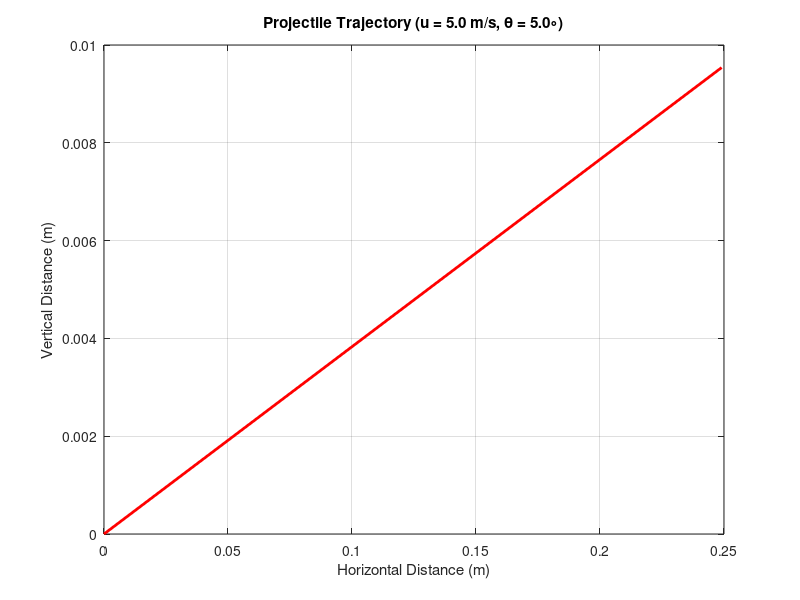
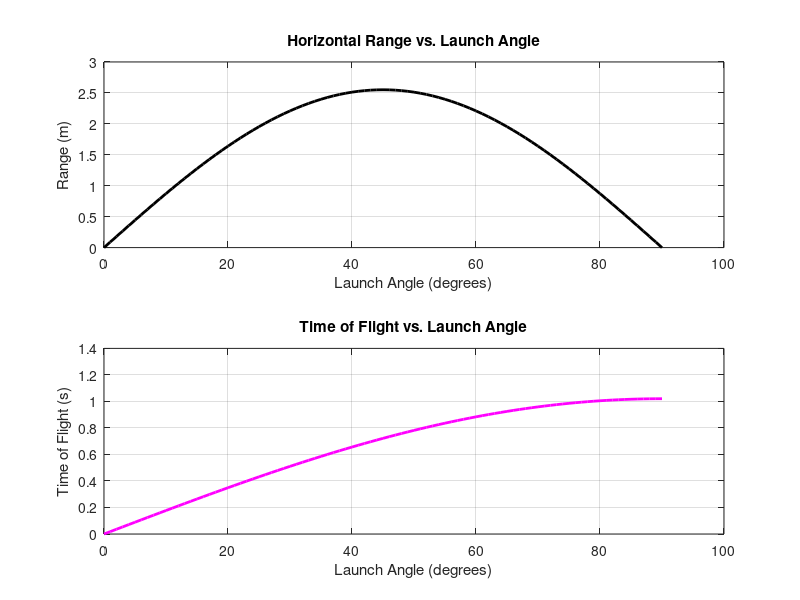

Recreate these plots in MATLAB, in order.
%% 8.4 Experiment 4: Projectile Motion and Optimization (Using a While Loop)
fprintf('--- 8.4 Experiment 4: Projectile Motion and Optimization ---\n');

% Task 2: Prompt user for initial velocity and launch angle
u = input('Enter initial velocity (u) in m/s: ');
theta_deg = input('Enter launch angle (theta) in degrees: ');
theta = theta_deg * (pi / 180); % Convert to radians
g = 9.8;

% Task 3 & 4: Simulate flight and output trajectory 
t_proj = 0;
dt_proj = 0.05;
x = 0;
y = 0;

x_traj = x;
y_traj = y;

fprintf('\nTrajectory Data:\n');
fprintf('Time (s) | X Position (m) | Y Position (m)\n');
fprintf('------------------------------------------\n');

% While loop until it hits the ground
while y >= 0
    % Print current step
    fprintf('%8.2f | %14.2f | %14.2f\n', t_proj, x, y);
    
    % Update time and positions based on kinematic equations
    t_proj = t_proj + dt_proj;
    x = u * cos(theta) * t_proj;
    y = u * sin(theta) * t_proj - 0.5 * g * t_proj^2;
    
    % Append to arrays for plotting if above ground
    if y >= 0
        x_traj(end+1) = x;
        y_traj(end+1) = y;
    end
end

figure('Name', 'Experiment 4: Projectile Trajectory');
plot(x_traj, y_traj, 'r-', 'LineWidth', 2);
title(sprintf('Projectile Trajectory (u = %.1f m/s, \\theta = %.1f\\circ)', u, theta_deg));
xlabel('Horizontal Distance (m)');
ylabel('Vertical Distance (m)');
grid on;

%% Optimization: Tasks 5, 6, 7
fprintf('\n--- Optimization Analysis (Tasks 5 & 6) ---\n');
angles_deg = 0:1:90;
ranges = zeros(size(angles_deg));
flight_times = zeros(size(angles_deg));

% Run simulation for various launch angles
for i = 1:length(angles_deg)
    ang_rad = angles_deg(i) * (pi / 180);
    
    % Analytical time of flight (when y = 0)
    t_end = (2 * u * sin(ang_rad)) / g;
    flight_times(i) = t_end;
    
    % Analytical max range
    ranges(i) = u * cos(ang_rad) * t_end;
end

% Task 5c: Identify max range
[max_R, idx_R] = max(ranges);
best_angle_R = angles_deg(idx_R);
fprintf('Max Range is %.2f m, achieved at a launch angle of %d degrees.\n', max_R, best_angle_R);

% Task 6b: Identify max flight time
[max_T, idx_T] = max(flight_times);
best_angle_T = angles_deg(idx_T);
fprintf('Max Flight Time is %.2f s, achieved at a launch angle of %d degrees.\n', max_T, best_angle_T);

% Task 7: Plot Range and Flight Time vs Launch Angle
figure('Name', 'Experiment 4: Range and Time vs Angle');
subplot(2, 1, 1);
plot(angles_deg, ranges, 'k-', 'LineWidth', 2);
title('Horizontal Range vs. Launch Angle');
xlabel('Launch Angle (degrees)');
ylabel('Range (m)');
grid on;

subplot(2, 1, 2);
plot(angles_deg, flight_times, 'm-', 'LineWidth', 2);
title('Time of Flight vs. Launch Angle');
xlabel('Launch Angle (degrees)');
ylabel('Time of Flight (s)');
grid on;

%% Task 8: Discussion of Trends (The Notes You Requested)
fprintf('\n--- Task 8: Discussion & Physics Explanation ---\n');
fprintf('1. Range Trend: The horizontal range increases as the launch angle goes from 0 to 45 degrees, peaks at exactly 45 degrees, and then decreases symmetrically back to zero as the angle approaches 90 degrees. \n');
fprintf('   Physics Reason: Range depends on both the horizontal velocity (which pushes it forward) and the vertical velocity (which keeps it in the air). The optimal balance between moving fast horizontally and staying in the air long enough occurs at 45 degrees, as derived from the formula R = (u^2 * sin(2*theta)) / g, where sin(90) = 1 is the maximum.\n\n');

fprintf('2. Time of Flight Trend: The time of flight increases continuously with the launch angle, reaching its absolute maximum at 90 degrees (shooting straight up).\n');
fprintf('   Physics Reason: Gravity only acts strictly in the vertical direction. Therefore, the time a projectile spends in the air depends entirely and only on its initial vertical velocity component (u * sin(theta)). Since sin(theta) is maximized at 90 degrees, shooting the projectile straight upwards keeps it fighting gravity for the longest possible duration.\n\n');
